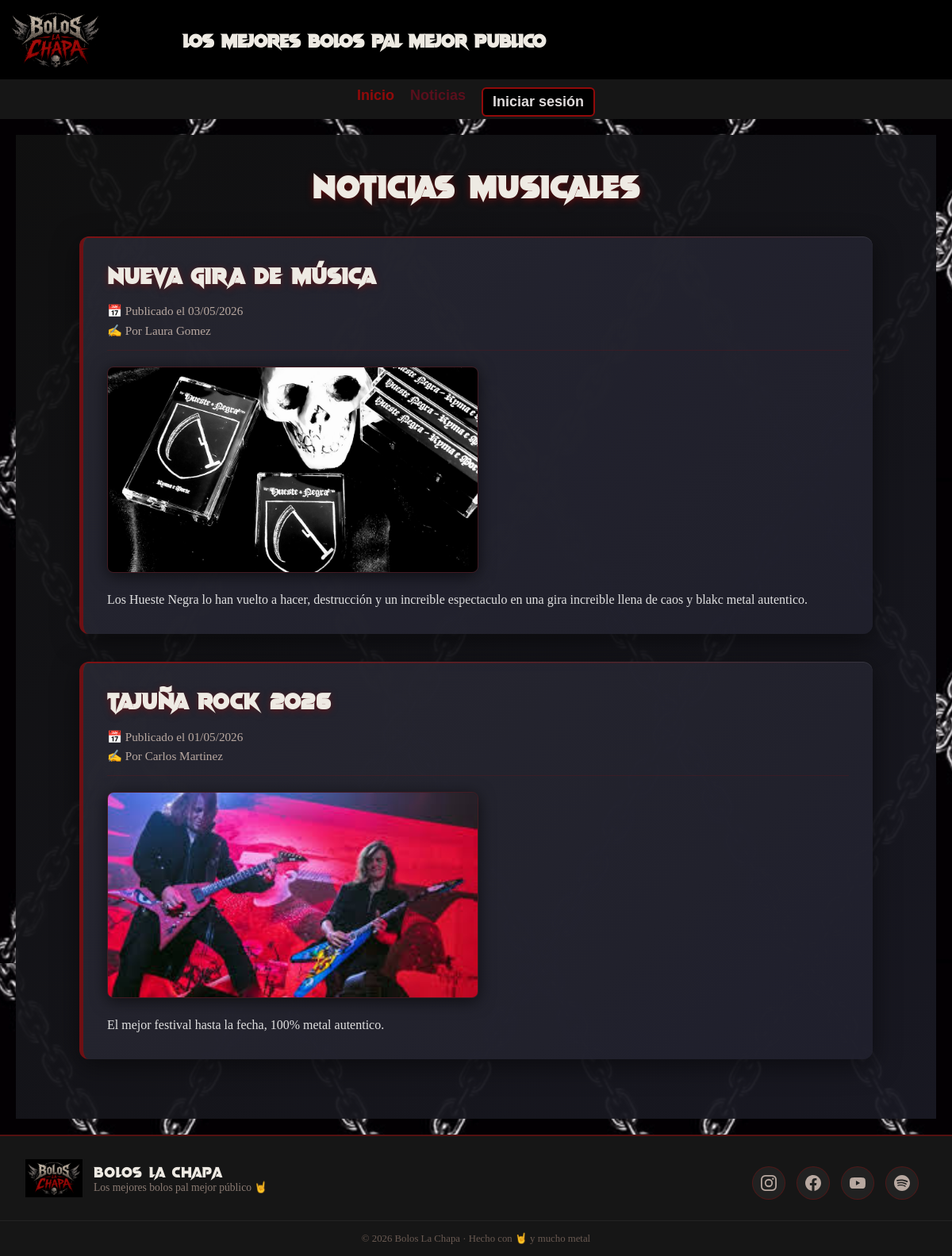
/php/Noticias.php, run on the app's committed database.
### tables this page shows
CREATE TABLE noticias (
    idNoticia INT(11) NOT NULL AUTO_INCREMENT,
    titulo VARCHAR(200) NOT NULL,
    imagen VARCHAR(255) NOT NULL,
    texto TEXT NOT NULL,
    fecha DATE NOT NULL,
    idUser INT(11) NOT NULL,
    PRIMARY KEY (idNoticia),
    UNIQUE KEY titulo (titulo),
    KEY fk_noticia_user (idUser),
    CONSTRAINT fk_noticia_user FOREIGN KEY (idUser) REFERENCES users_data (idUser) ON DELETE CASCADE ON UPDATE CASCADE
);

CREATE TABLE users_data (
    idUser INT(11) NOT NULL AUTO_INCREMENT,
    nombre VARCHAR(100) NOT NULL,
    apellidos VARCHAR(150) NOT NULL,
    email VARCHAR(150) NOT NULL,
    telefono VARCHAR(20) NOT NULL,
    fecha_nacimiento DATE NOT NULL,
    direccion VARCHAR(255) DEFAULT NULL,
    sexo ENUM('Hombre','Mujer','Otro') DEFAULT NULL,
    PRIMARY KEY (idUser),
    UNIQUE KEY email (email)
);

### includes/models/Noticias.php (called while the page is built, shortened)
<?php
class Noticias
{
    public static function getAll(): array
    {
        $db = Database::connect();
        $result = $db->query(
            'SELECT n.idNoticia, n.titulo, n.imagen, n.texto, n.fecha,
                    u.nombre, u.apellidos
             FROM noticias n
             LEFT JOIN users_data u ON n.idUser = u.idUser
             ORDER BY n.fecha DESC'
        );
        return $result ? $result->fetch_all(MYSQLI_ASSOC) : [];
    }
}

### includes/helpers.php (called while the page is built, shortened)
<?php
function esc(string $value): string
{
    return htmlspecialchars($value, ENT_QUOTES, 'UTF-8');
}

### php/Noticias.php (the view, shortened to what this page needs)
<?php
$noticias = Noticias::getAll();
?>
<!DOCTYPE html>
<html lang="es">
<head>
    <link rel="stylesheet" href="../estilos/noticias.css">
</head>
<body>
<header>
    <img class="logo" src="../imagenes/LogoBolosLaChapa.png" alt="Logo">
    <h2 class="tituloPrincipal">LOS MEJORES BOLOS PAL MEJOR PUBLICO</h2>
</header>
<?php
    include("partials/navBar.php");
?>
<main class="mainNoticias">
    <h1 class="h2Main">Noticias Musicales</h1>
    <?php foreach ($noticias as $fila): ?>
        <article class="noticia">
            <h2><?= esc($fila['titulo']) ?></h2>
            <p class="fecha">
                📅 Publicado el <?= date('d/m/Y', strtotime($fila['fecha'])) ?>
                <?php if ($fila['nombre']): ?>
                    <br>✍️ Por <?= esc($fila['nombre'] . ' ' . $fila['apellidos']) ?>
                <?php endif; ?>
            </p>
            <?php $imagen = trim((string) ($fila['imagen'] ?? '')); ?>
            <?php if ($imagen !== ''): ?>
                <?php $imagenSrc = (strpos($imagen, 'http://') === 0 || strpos($imagen, 'https://') === 0 || strpos($imagen, 'data:') === 0) ? $imagen : '../imagenes/' . ltrim($imagen, '/'); ?>
                <img class="imagenNoticia" src="<?= esc($imagenSrc) ?>" alt="<?= esc($fila['titulo']) ?>" loading="lazy" onerror="this.onerror=null;this.src='../imagenes/LogoBolosLaChapa.png';">
            <?php endif; ?>
            <p class="textoNoticia"><?= nl2br(esc($fila['texto'])) ?></p>
        </article>
    <?php endforeach; ?>
</main>
<?php include("partials/footer.php"); ?>
</body>
</html>

### estilos/noticias.css (style rules this page uses)
.mainNoticias { padding: 40px 24px; background: linear-gradient(135deg, rgba(16, 16, 16, 0.95) 0%, rgba(25, 25, 35, 0.95) 100%); margin: 20px; color: white; }
.mainNoticias > h1 { text-align: center; margin-bottom: 40px; font-size: 2.5em; text-transform: uppercase; letter-spacing: 2px; text-shadow: 0 2px 10px rgba(145, 10, 10, 0.6); }
.noticia { max-width: 1000px; margin: 0 auto 35px; background: linear-gradient(135deg, rgba(40, 40, 50, 0.9) 0%, rgba(32, 32, 45, 0.9) 100%); border-left: 5px solid rgba(145, 10, 10, 0.7); border-radius: 12px; padding: 30px; box-shadow: 0 8px 32px rgba(0, 0, 0, 0.5), inset 0 1px 1px rgba(255, 255, 255, 0.1); transition: transform 0.3s ease, box-shadow 0.3s ease; overflow: hidden; position: relative; }
.noticia::before { content: ''; position: absolute; top: 0; left: 0; right: 0; height: 2px; background: linear-gradient(90deg, rgba(145, 10, 10, 0.8), transparent); }
.noticia h2 { font-family: "VampireWars", sans-serif; color: rgb(238, 234, 227); margin-bottom: 15px; font-size: 1.8em; text-transform: uppercase; letter-spacing: 1px; text-shadow: 0 2px 8px rgba(145, 10, 10, 0.5); line-height: 1.3; }
.fecha { color: #b8a8a0; margin-bottom: 20px; font-size: 0.95em; line-height: 1.6; font-weight: 500; border-bottom: 1px solid rgba(145, 10, 10, 0.2); padding-bottom: 12px; }
.imagenNoticia { width: 50%; display: block; border-radius: 8px; margin-bottom: 20px; box-shadow: 0 4px 20px rgba(0, 0, 0, 0.6); border: 1px solid rgba(145, 10, 10, 0.3); transition: transform 0.3s ease; max-height: 260px; object-fit: cover; }
.textoNoticia { color: #e0e0e0; line-height: 1.7; margin-bottom: 0; font-size: 1em; text-align: justify; white-space: pre-wrap; word-wrap: break-word; }

### estilos/estilos.css (style rules this page uses)
:root { --color-acento: rgb(145, 10, 10); --color-acento-oscuro: #5a0f1c; --color-acento-suave: rgba(145, 10, 10, 0.4); --color-acento-medio: rgba(145, 10, 10, 0.2); --color-texto-principal: rgb(238, 234, 227); }
* { margin: 0; padding: 0; box-sizing: border-box; }
header { background-color: #000000; color: white; height: 100px; padding: 10px; text-align: center; display: flex; justify-content: flex-start; align-items: center; }
body { background-image: url("../imagenes/fondoCadenas.PNG"); background-repeat: repeat; background-position: top left; background-color: black; min-height: 100vh; display: flex; flex-direction: column; }
main { padding: 20px; background-color: rgba(16, 16, 16, 0.9); margin: 20px; color: white; }
.logo { height: 80px; width: auto; margin-right: 100px; }
.tituloPrincipal { font-family: "vampireWars", sans-serif; color: rgb(238, 234, 227); }
.h2Main { text-align: center; margin-bottom: 20px; font-family: "vampireWars", sans-serif; color: rgb(238, 234, 227); }

### data on the page
noticias: titulo "NUEVA GIRA DE MÚSICA", fecha "03/05/2026", idUser.apellidos "Laura Gomez", imagen (picture), texto "Los Hueste Negra lo han vuelto a hacer, destrucción y un increible espectaculo en una gira increible llena de caos y blakc metal autentico."
noticias: titulo "TAJUÑA ROCK 2026", fecha "01/05/2026", idUser.apellidos "Carlos Martinez", imagen (picture), texto "El mejor festival hasta la fecha, 100% metal autentico."
